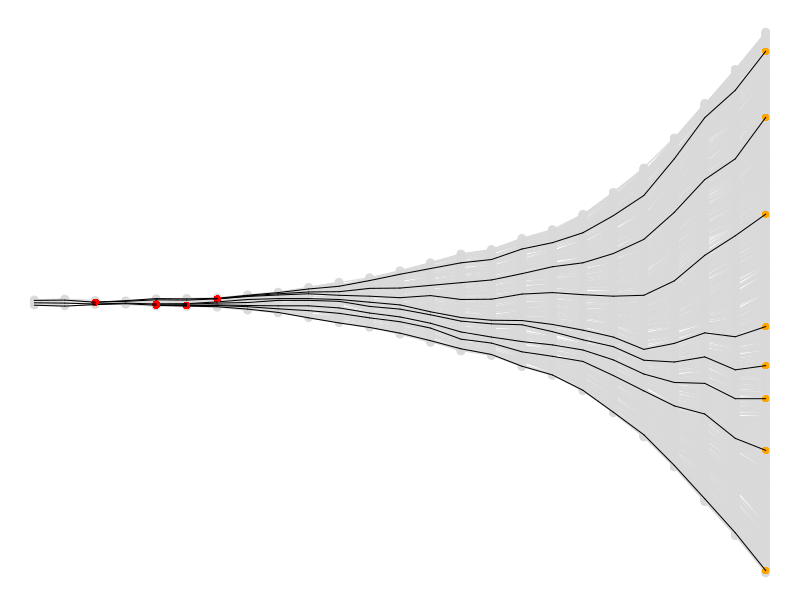
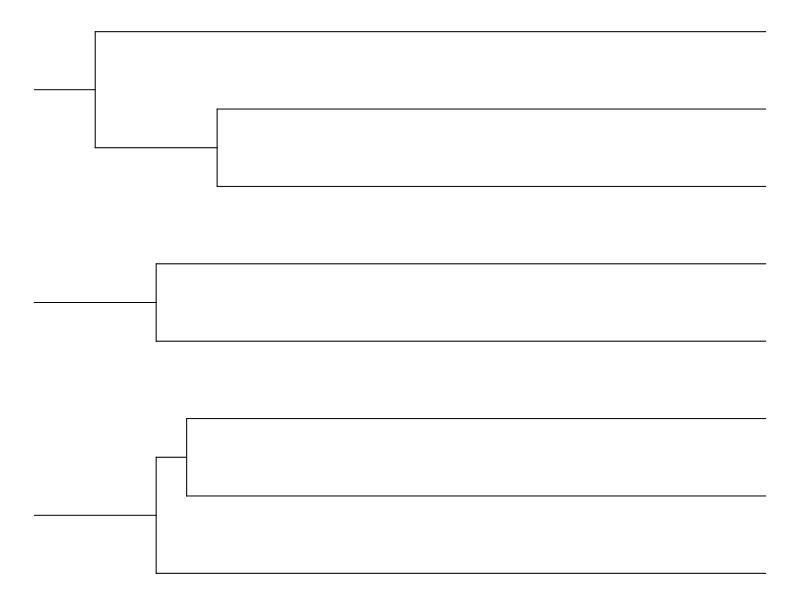
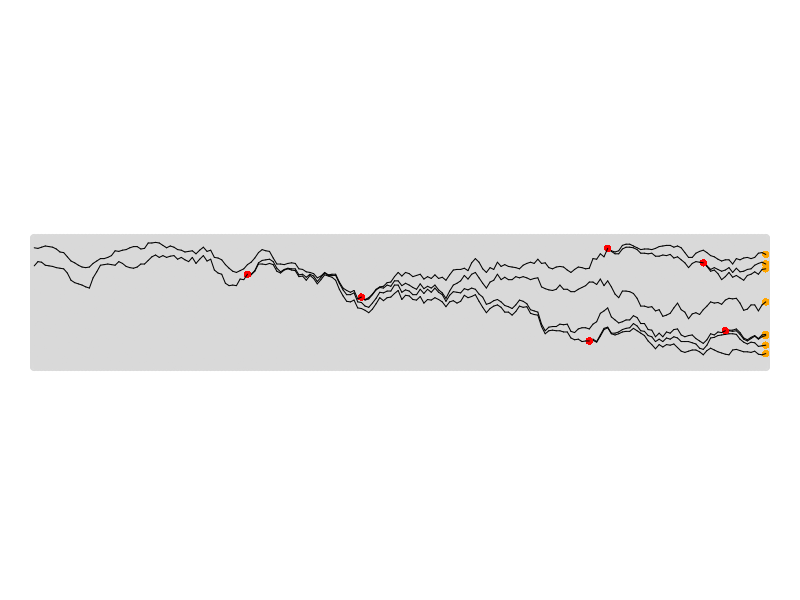
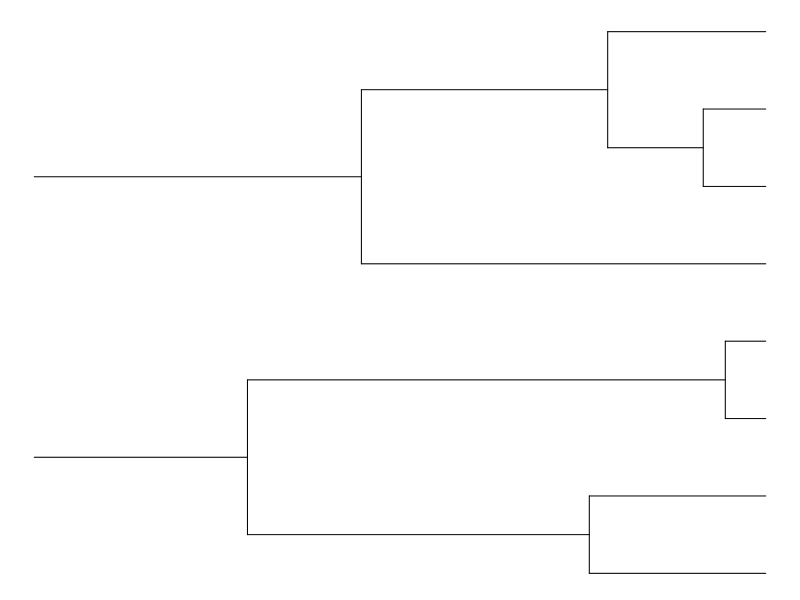

Write the R code that produced these figures, in order.
# Generate genealogies and plot tree for samples

# Generic stuff ####

mai <- 0.05 + c(0, 0, 0.05, 0)

# Functions ####

genealogy <- function(mOff = 1.15, vOff = NA, distribOff = "Poisson", nGen = 10, n0 = 10, nmax = 1000){
  # Input parameters
  # mOff  Average number of offspring
  # vOff  Variance of the number of offspring (not needed for Poisson)
  # distribOff  "Poisson"
  # nGen  Number of generations
  # n0  Initial population size
  # nmax  Max population size, has to be multiple of 10
  
  if(nmax%%10 != 0) stop("nmax has to be a multiple of 10")
  nPad <- log(nmax, 10) # Number of zeros for padding the result
  # Function to format the output
  formatID <- function(v){
    formatC(v, width = nPad, format = "d", flag = "0")
  }

    # Function to draw the numbers of offspring
  drawOffNb <- function(n, mOff, vOff){
    if(distribOff == "Poisson"){
      out <- rpois(n, mOff)
    }
    
    if(distribOff == "Constant"){
      # Draw parents
      p <- sample(1:n, size = n, replace = TRUE)
      # Count values
      off1 <- table(p)
      tb1 <- data.frame(id = formatID(as.numeric(names(off1))), noff = c(off1))
      tb2 <- data.frame(id = formatID(1:n))
      tb <- merge(tb1, tb2, all = TRUE)
      tb[is.na(tb$noff), "noff"] <- 0
      out <- c(tb$noff)
    }
    out
  } 
  
  
  # How to store the results? 
  # Let's try a list of vectors
  pop <- list() # Initialize output
  pop[[1]] <- formatID(1:n0)
  
  for(igen in 2:nGen){
    # Draw numbers of offspring for each individual of the igen-1 generation
    nAdu <- length(pop[[igen-1]]) # Number of adults
    noff <- drawOffNb(n = nAdu, mOff = mOff, vOff = vOff)
    ntot <- sum(noff) # total number of offspring
    
    # If beyond max pop size, stop and return population vector
    if(ntot > nmax){
      return(pop)
    }
    # Build output vector
    v <- c() # Initialize with empty vector
    for(i in (1:nAdu)[noff != 0]){ # Do it only for the adults with offspring
      # Define offspring IDs
      ids <- formatID(1:noff[i])
      # Aggregate offspring of each adult
      v <- c(v, paste(pop[[igen-1]][i], ids, sep = "."))
    }
    # Save it
    pop[[igen]] <- v
  }
  
  pop
}

plotGenealogy <- function(pop, maincol = gray(0.85), dx = 0.2, dy = 0.1, maxSize = NA){
  # pop  population list, as output of the genealogy function
  # maincol  main color
  
  nGen <- length(pop) # Number of generations
  if(is.na(maxSize)){
    maxSize <- max(unlist(lapply(pop, length))) # Max population size
  }

  # Initialize plot (empty)
  par(mai = mai)
  plot(0, xlim = dx * c(1, nGen), ylim = dy * c(-(maxSize/2), (maxSize/2)), 
       axes = FALSE, type = "n", 
       xlab = "", ylab = "")
  
  # Draw individuals and save their positions
  pos <- list() 
  for(iGen in 1:nGen){
    nn <- length(pop[[iGen]])
    pos[[iGen]] <- seq(-(nn-1)/2, (nn-1)/2)
    points(dx * rep(iGen, nn), dy * seq(-(nn-1)/2, (nn-1)/2), 
           pch = 1, col = maincol)
  }
  
  # Get padding length
  nPad <- nchar(pop[[1]][1])
  
  # Draw parent-offspring links
  for(iGen in 2:nGen){
    adults <- pop[[iGen-1]] # IDs of the previous generation individuals
    offspring <- pop[[iGen]] # IDs of the current generation individuals
    parents <- substr(offspring, 1, nchar(adults[1])) # IDs of the parents
    positionOffspring <- 1:length(offspring) # Positions of the offspring
    positionParents <- match(parents, adults) # Positions of their parents
    # Draw parent-offspring links
    segments(x0 = dx * (iGen - 1), x1 = dx * iGen, 
             y0 = dy * pos[[iGen - 1]][positionParents], 
             y1 = dy * pos[[iGen]][positionOffspring], col = maincol)
  }
  pos
}

getSample <- function(size, pop){
  # size  number of leaves to draw
  # pop  population list
  sort(sample(pop[[length(pop)]], size = 8, replace = FALSE))
}

plotTree <- function(sampleLeaves, pop, pos, colCoal = "red", colLink = "black", colLeaf = "orange", dx = 0.2, dy = 0.1){
  # sample  sample leaves
  # pop  population list
  # pos  positions list
  
  # Initialize
  iGen <- length(pop)
  # Current number of leaves
  nLeaves <- length(sampleLeaves)
  # Show the end leaves
  points(dx * rep(iGen, nLeaves), dy * pos[[iGen]][match(sampleLeaves, pop[[iGen]])], pch = 16, col = colLeaf)
  
  currentLeaves <- sampleLeaves
  
  for(iGen in seq(length(pop), 2, -1)){
    adults <- pop[[iGen - 1]]
    youngs <- pop[[iGen]]
    parentsLeaves <- substr(currentLeaves, 1, nchar(adults[1]))
    # Get positions
    positionLeaves <- match(currentLeaves, youngs) # Positions of the offspring
    positionParents <- match(parentsLeaves, adults) # Positions of their parents
    # Draw parent-offspring links
    segments(x0 = dx * (iGen - 1), x1 = dx * iGen, 
             y0 = dy * pos[[iGen - 1]][positionParents], 
             y1 = dy * pos[[iGen]][positionLeaves], col = colLink)
    # Identify coalescence,  if any
    if(any(duplicated(parentsLeaves))){
      # Plot points
      coalNodes <- parentsLeaves[which(duplicated(parentsLeaves))]
      points(rep(dx * (iGen -1), length(coalNodes)), 
             dy * pos[[iGen - 1]][match(coalNodes, adults)], pch = 16, col = colCoal)
    }
    # Update leaves
    currentLeaves <- unique(parentsLeaves)
    # If we have reached the MRCA, stop
    if(length(currentLeaves) == 1){
      return(0)
    }
  }
}


plotTree2 <- function(sampleLeaves, pop, colLink = "black", dx = 0.2, dy = 0.1){
  # sample  sample leaves
  # pop  population list
  
  # Here we do a simple, regular tree
  
  # Initialize plot
  nGen <- length(pop)
  par(mai = mai)
  maxSize <- length(sampleLeaves) 
  plot(0, xlim = dx * c(1, nGen), ylim = dy * c(1, length(sampleLeaves)), 
       axes = FALSE, type = "n", 
       xlab = "", ylab = "")
  
  currentLeaves <- sampleLeaves
  timeLeaves <- rep(nGen, length(currentLeaves))
  posLeaves <- seq_along(sampleLeaves)
    
  for(iGen in seq(length(pop), 2, -1)){
    adults <- pop[[iGen - 1]]
    youngs <- pop[[iGen]]
    parentsLeaves <- substr(currentLeaves, 1, nchar(adults[1]))
    
    # Identify coalescence, if any
    if(any(duplicated(parentsLeaves))){
      # ID of the parents of coalescing nodes
      coalNodes <- unique(parentsLeaves[which(duplicated(parentsLeaves))])

      newPos <- posLeaves
      newTimes <- timeLeaves
      
      for(coal in coalNodes){ # For each coalescence (usually just 1)
        # Identify the indices of the coalescing nodes
        icoal <- which(parentsLeaves == coal)
        # Their position is the average of the offspring
        newPos[icoal] <- mean(posLeaves[icoal])
        # Change their time
        newTimes[icoal] <- iGen - 1
        
        # Draw the tree
        #   lines to leaves
        segments(x0 = dx * newTimes[icoal], x1 = dx * timeLeaves[icoal], 
                 y0 = dy * posLeaves[icoal], y1 = dy * posLeaves[icoal])
        #   jonction
        segments(x0 = dx * min(newTimes[icoal]), x1 = dx * max(newTimes[icoal]), 
                 y0 = dy * min(posLeaves[icoal]), y1 = dy * max(posLeaves[icoal]))
      }
      # Update vectors
      iNoDupl <- which(!duplicated(parentsLeaves))
      posLeaves <- newPos[iNoDupl]
      timeLeaves <- newTimes[iNoDupl]
      currentLeaves <- parentsLeaves[iNoDupl]
    }else{
      currentLeaves <- parentsLeaves
    }
    
    # If we have reached the MRCA, stop
    if(length(currentLeaves) == 1){
      return(0)
    }
  }
  # If not MRCA yet, draw segments
  if(length(currentLeaves > 1)){
    segments(x0 = dx * rep(1, length(posLeaves)), x1 = dx * timeLeaves, 
             y0 = dy * posLeaves, y1 = dy * posLeaves)
  }
}


compareGrowth <- function(nGens = 200, nSamp = 8, n0 = 10, mOff = 1.2, export = TRUE, suffix = ""){

  wpng <- 15
  hpng1 <- 15
  hpng2 <- 4
  res <- 200
  units <- "cm"
  
  # Exponential growth
  pop.exp <- genealogy(mOff = 1.2, nGen = nGens, n0 = 10, distribOff = "Poisson")
  sampleLeaves.exp <- getSample(nSamp, pop.exp)
  
  if(export) png(paste0("../figs/fullpop_exponential", suffix, ".png"), width = wpng, height = hpng1, res = res, units = units)
  pos.exp <- plotGenealogy(pop.exp)
  plotTree(sampleLeaves.exp, pop.exp, pos.exp)
  if(export) dev.off()
  
  if(export) png(paste0("../figs/tree_exponential", suffix, ".png"), width = wpng, height = hpng2, res = res, units = units)
  plotTree2(sampleLeaves.exp, pop.exp)
  if(export) dev.off()
  
  # Constant population size
  
  # We use the average number of individuals per generation from the previous simulation
  pop.cst <- genealogy(mOff = NA, nGen = nGens, n0 = mean(unlist(lapply(pop.exp, length))), distribOff = "Constant")
  sampleLeaves.cst <- getSample(nSamp, pop.cst)

  if(export) png(paste0("../figs/fullpop_constant", suffix, ".png"), width = wpng, height = hpng1, res = res, units = units)
  pos.cst <- plotGenealogy(pop.cst, maxSize = max(unlist(lapply(pop.exp, length))))
  plotTree(sampleLeaves.cst, pop.cst, pos.cst)
  if(export) dev.off()
  
  
  if(export) png(paste0("../figs/tree_constant", suffix, ".png"), width = wpng, height = hpng2, res = res, units = units)
  plotTree2(sampleLeaves.cst, pop.cst)
  if(export) dev.off()
  
  
}

# Run ####

compareGrowth(nGens = 200, nSamp = 8, n0 = 10, mOff = 1.2, export = TRUE, suffix = "")

